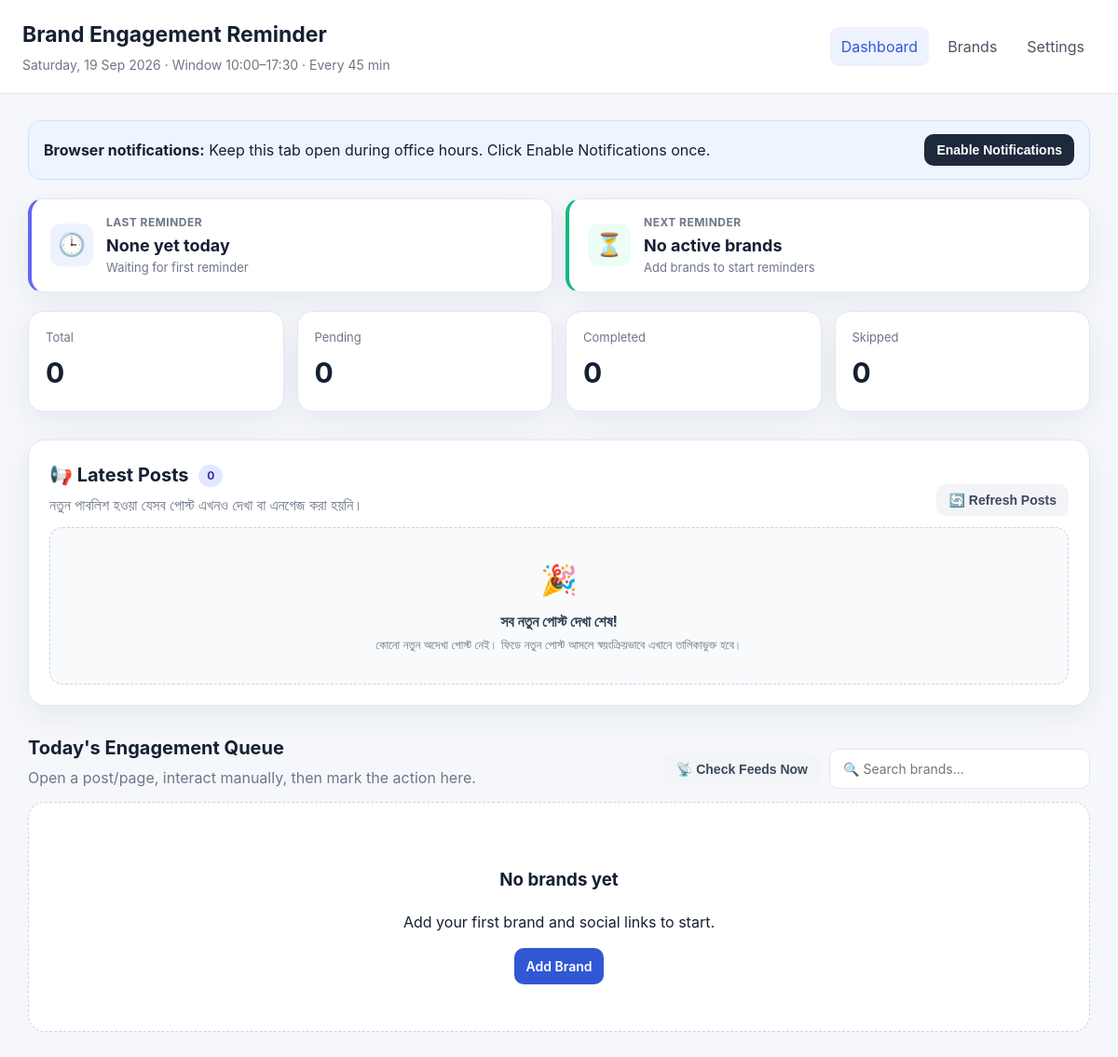
The page / on the database its author committed.
### tables this page shows
CREATE TABLE IF NOT EXISTS settings (
    id TINYINT UNSIGNED PRIMARY KEY,
    window_start TIME NOT NULL DEFAULT '10:00:00',
    window_end TIME NOT NULL DEFAULT '17:30:00',
    reminder_interval_minutes INT UNSIGNED NOT NULL DEFAULT 45,
    browser_poll_seconds INT UNSIGNED NOT NULL DEFAULT 60,
    last_global_reminder_at DATETIME NULL,
    updated_at DATETIME NULL DEFAULT NULL ON UPDATE CURRENT_TIMESTAMP
);

### config.php (called while the page is built, shortened)
<?php
function e(?string $value): string
{
    return htmlspecialchars((string)$value, ENT_QUOTES, 'UTF-8');
}
function getSettings(PDO $pdo): array
{
    $stmt = $pdo->query("SELECT * FROM settings WHERE id = 1 LIMIT 1");
    $settings = $stmt->fetch();
    return $settings;
}

### api_latest_posts.php (called while the page is built, shortened)
<?php
require_once __DIR__ . '/config.php';
function getLatestUnseenPosts(PDO $pdo, int $limit = 50): array
{
    $stmt = $pdo->prepare("
        SELECT p.id, p.brand_id, p.social_link_id, b.name AS brand_name,
               COALESCE(s.platform, 'Social') AS platform,
               p.title, p.post_url, p.content_snippet, p.published_at, p.created_at
        FROM brand_posts p
        INNER JOIN brands b ON b.id = p.brand_id AND b.status = 1
        LEFT JOIN social_links s ON s.id = p.social_link_id
        INNER JOIN (
            SELECT MAX(id) AS max_id
            FROM brand_posts
            WHERE is_engaged = 0
            GROUP BY brand_id, COALESCE(social_link_id, 0)
        ) latest ON latest.max_id = p.id
        WHERE p.is_engaged = 0
        ORDER BY p.published_at DESC, p.id DESC
        LIMIT :lim
    ");
    $stmt->bindValue(':lim', $limit, PDO::PARAM_INT);
    $stmt->execute();
    $posts = $stmt->fetchAll();
    return $posts;
}

### index.php (the view, shortened to what this page needs)
<?php
require __DIR__ . '/config.php';
$pdo = db();
$settings = getSettings($pdo);
$summaryStmt = $pdo->prepare("SELECT
    COUNT(*) AS total,
    COALESCE(SUM(d.status = 'completed'), 0) AS completed,
    COALESCE(SUM(d.status = 'pending'), 0) AS pending,
    COALESCE(SUM(d.status = 'skipped'), 0) AS skipped
    FROM daily_engagements d
    INNER JOIN brands b ON b.id = d.brand_id
    WHERE d.engagement_date = :today AND b.status = 1");
$summaryStmt->execute(['today' => today()]);
$summary = $summaryStmt->fetch();
require_once __DIR__ . '/api_latest_posts.php';
$unseenPosts = getLatestUnseenPosts($pdo, 30);
$tasksStmt = $pdo->prepare("SELECT d.*, b.name, b.latest_post_url, b.rss_feed_url, b.notes,
        p.title AS tracked_post_title, p.post_url AS tracked_post_url, p.published_at AS tracked_post_published_at,
        s.platform AS tracked_post_platform
    FROM daily_engagements d
    INNER JOIN brands b ON b.id = d.brand_id
    LEFT JOIN brand_posts p ON p.id = (
        SELECT bp.id FROM brand_posts bp WHERE bp.brand_id = b.id ORDER BY bp.published_at DESC, bp.id DESC LIMIT 1
    )
    LEFT JOIN social_links s ON s.id = p.social_link_id
    WHERE d.engagement_date = :today AND b.status = 1
    ORDER BY FIELD(d.status, 'pending','completed','skipped'), b.name ASC");
$tasksStmt->execute(['today' => today()]);
$tasks = $tasksStmt->fetchAll();
$lastRemindedStmt = $pdo->prepare("SELECT d.last_reminded_at, b.name
    FROM daily_engagements d
    INNER JOIN brands b ON b.id = d.brand_id
    WHERE d.engagement_date = :today AND b.status = 1 AND d.last_reminded_at IS NOT NULL
    ORDER BY d.last_reminded_at DESC
    LIMIT 1");
$lastRemindedStmt->execute(['today' => today()]);
$lastReminded = $lastRemindedStmt->fetch();
if ($lastReminded) {
    $lastRemindedTs = strtotime($lastReminded['last_reminded_at']);
    $lastReminderTitle = date('h:i A', $lastRemindedTs) . ' · ' . $lastReminded['name'];
    $minsAgo = max(0, round((time() - $lastRemindedTs) / 60));
    $lastReminderSubtitle = ($minsAgo === 0 ? 'Just now' : ($minsAgo < 60 ? $minsAgo . ' min ago' : round($minsAgo / 60, 1) . ' hr ago'));
} elseif (!empty($settings['last_global_reminder_at']) && date('Y-m-d', strtotime($settings['last_global_reminder_at'])) === today()) {
    $lastRemindedTs = strtotime($settings['last_global_reminder_at']);
    $lastReminderTitle = date('h:i A', $lastRemindedTs);
    $lastReminderSubtitle = 'Earlier today';
} else {
    $lastReminderTitle = 'None yet today';
    $lastReminderSubtitle = 'Waiting for first reminder';
}
$nowTime = date('H:i:s');
$windowStart = $settings['window_start'];
$windowEnd = $settings['window_end'];
$pendingCount = (int)$summary['pending'];
$nextTargetTimestamp = null;
$nextStatus = 'active';
if ($pendingCount === 0) {
    if ((int)$summary['total'] === 0) {
        $nextReminderTitle = 'No active brands';
        $nextReminderSubtitle = 'Add brands to start reminders';
    } else {
        $nextReminderTitle = 'All completed! 🎉';
        $nextReminderSubtitle = 'All pending tasks done for today';
    }
    $nextStatus = 'completed';
} elseif ($nowTime < $windowStart) {
    $nextTargetTimestamp = strtotime(today() . ' ' . $windowStart);
    $nextReminderTitle = date('h:i A', $nextTargetTimestamp);
    $nextReminderSubtitle = 'Window starts at ' . date('h:i A', $nextTargetTimestamp);
    $nextStatus = 'window_pending';
} elseif ($nowTime > $windowEnd) {
    $nextTargetTimestamp = strtotime('+1 day ' . $windowStart);
    $nextReminderTitle = 'Tomorrow ' . date('h:i A', strtotime($windowStart));
    $nextReminderSubtitle = 'Today\'s window closed at ' . date('h:i A', strtotime($windowEnd));
    $nextStatus = 'window_closed';
}
?>
<!doctype html>
<html lang="en">
<head>
    <link rel="stylesheet" href="assets/app.css?v=<?= filemtime(__DIR__ . '/assets/app.css') ?>">
</head>
<body data-poll-seconds="<?= (int)$settings['browser_poll_seconds'] ?>">
<header class="topbar">
    <div>
        <h1>Brand Engagement Reminder</h1>
        <p><?= e(date('l, d M Y')) ?> · Window <?= e(substr($settings['window_start'],0,5)) ?>–<?= e(substr($settings['window_end'],0,5)) ?> · Every <?= (int)$settings['reminder_interval_minutes'] ?> min</p>
    </div>
    <nav>
        <a href="index.php" class="active">Dashboard</a>
        <a href="brands.php">Brands</a>
        <a href="settings.php">Settings</a>
    </nav>
</header>
<main class="container">
    <section class="notice-bar">
        <div>
            <strong>Browser notifications:</strong> Keep this tab open during office hours. Click Enable Notifications once.
        </div>
        <button id="enableNotifications" class="btn btn-dark">Enable Notifications</button>
    </section>
    <section class="reminder-cards-grid">
        <div class="reminder-card last">
            <div class="reminder-card-icon">🕒</div>
            <div class="reminder-card-content">
                <span class="reminder-card-label">Last Reminder</span>
                <strong class="reminder-card-title" id="lastReminderValue"><?= e($lastReminderTitle) ?></strong>
                <span class="reminder-card-sub" id="lastReminderSub"><?= e($lastReminderSubtitle) ?></span>
            </div>
        </div>
        <div class="reminder-card next" id="nextReminderCard" data-target-ts="<?= (int)($nextTargetTimestamp ?? 0) ?>" data-status="<?= e($nextStatus) ?>">
            <div class="reminder-card-icon">⏳</div>
            <div class="reminder-card-content">
                <span class="reminder-card-label">Next Reminder</span>
                <strong class="reminder-card-title" id="nextReminderValue"><?= e($nextReminderTitle) ?></strong>
                <span class="reminder-card-sub" id="nextReminderSub"><?= e($nextReminderSubtitle) ?></span>
            </div>
        </div>
    </section>
    <section class="stats-grid">
        <div class="stat"><span>Total</span><strong><?= (int)$summary['total'] ?></strong></div>
        <div class="stat"><span>Pending</span><strong><?= (int)$summary['pending'] ?></strong></div>
        <div class="stat"><span>Completed</span><strong><?= (int)$summary['completed'] ?></strong></div>
        <div class="stat"><span>Skipped</span><strong><?= (int)$summary['skipped'] ?></strong></div>
    </section>
    <section class="latest-posts-section" id="latestPostsSection">
        <div class="section-head" style="margin-bottom:12px;">
            <div>
                <h2>📢 Latest Posts <span class="counter-badge" id="unseenPostsBadge" style="background:#e0e7ff;color:#3730a3;"><?= count($unseenPosts) ?></span></h2>
                <p>নতুন পাবলিশ হওয়া যেসব পোস্ট এখনও দেখা বা এনগেজ করা হয়নি।</p>
            </div>
            <div class="section-actions">
                <button type="button" id="refreshLatestPostsBtn" class="btn btn-light" title="Check RSS feeds and refresh latest posts">
                    🔄 Refresh Posts
                </button>
            </div>
        </div>
        <div class="empty-state-compact" id="latestPostsEmptyState" <?= !empty($unseenPosts) ? 'style="display:none;"' : '' ?>>
            <div style="font-size:32px;margin-bottom:8px;">🎉</div>
            <h4>সব নতুন পোস্ট দেখা শেষ!</h4>
            <p class="muted">কোনো নতুন অদেখা পোস্ট নেই। ফিডে নতুন পোস্ট আসলে স্বয়ংক্রিয়ভাবে এখানে তালিকাভুক্ত হবে।</p>
        </div>
    </section>
    <section class="section-head">
        <div>
            <h2>Today's Engagement Queue</h2>
            <p>Open a post/page, interact manually, then mark the action here.</p>
        </div>
        <div class="section-actions">
            <button type="button" id="checkFeedsBtn" class="btn btn-light" title="Check all RSS feeds for new posts right now">📡 Check Feeds Now</button>
            <div class="search-box">
                <input type="search" id="dashboardSearch" placeholder="🔍 Search brands..." autocomplete="off">
            </div>
        </div>
    </section>
    <?php if (!$tasks): ?>
        <div class="empty-state">
            <h3>No brands yet</h3>
            <p>Add your first brand and social links to start.</p>
            <a class="btn btn-primary" href="brands.php">Add Brand</a>
        </div>
    <?php endif; ?>
</main>
</body>
</html>

### assets/app.css (style rules this page uses)
:root { --bg:#f5f7fb;--panel:#fff;--text:#162033;--muted:#6d7788;--border:#e3e8f0;--primary:#3157d5;--primary-dark:#2446b3;--success:#168a5b;--warning:#aa6b00;--danger:#c73b3b;--shadow:0 10px 30px rgba(27,39,70,.07) }
* { box-sizing:border-box }
body { margin:0;background:var(--bg);color:var(--text);font-family:Inter,Segoe UI,Arial,sans-serif;line-height:1.5 }
.topbar { background:#fff;border-bottom:1px solid var(--border);padding:20px max(24px,calc((100vw - 1180px)/2));display:flex;gap:24px;align-items:center;justify-content:space-between;position:sticky;top:0;z-index:10 }
.topbar h1 { margin:0;font-size:23px }
.topbar p { margin:4px 0 0;color:var(--muted);font-size:14px }
.topbar nav { display:flex;gap:8px }
.topbar nav a { color:#4b5565;text-decoration:none;padding:9px 12px;border-radius:9px }
.topbar nav a.active,.topbar nav a:hover { background:#eef2ff;color:var(--primary) }
.container { max-width:1180px;margin:28px auto;padding:0 20px }
.notice-bar { background:#eef5ff;border:1px solid #cfe0ff;border-radius:14px;padding:14px 16px;display:flex;align-items:center;justify-content:space-between;gap:14px;margin-bottom:20px }
.stats-grid { display:grid;grid-template-columns:repeat(4,1fr);gap:14px;margin-bottom:30px }
.stat { background:var(--panel);border:1px solid var(--border);border-radius:16px;padding:18px;box-shadow:var(--shadow) }
.stat span { display:block;color:var(--muted);font-size:13px }
.stat strong { display:block;margin-top:5px;font-size:30px }
.section-head { display:flex;justify-content:space-between;align-items:flex-end;margin-bottom:14px }
.section-head h2,.panel h2 { margin:0 0 5px;font-size:20px }
.section-head p { margin:0;color:var(--muted) }
.muted { color:var(--muted) }
.btn { appearance:none;border:0;border-radius:10px;padding:9px 13px;font-weight:600;cursor:pointer;text-decoration:none;display:inline-flex;align-items:center;justify-content:center;font-size:14px }
.btn-primary { background:var(--primary);color:#fff }
.btn-dark { background:#1e293b;color:#fff }
.btn-light { background:#f2f4f8;color:#3d485b }
input,textarea,select { display:block;width:100%;margin-top:6px;border:1px solid #ced6e2;border-radius:10px;padding:11px 12px;font:inherit;background:#fff;color:var(--text) }
.empty-state { background:#fff;border:1px dashed #cbd5e1;border-radius:18px;text-align:center;padding:50px 20px }
.search-box { width:280px;max-width:100% }
.search-box input { margin:0;padding:10px 14px;border:1px solid var(--border);border-radius:10px;font-size:14px;background:#fff }
.reminder-cards-grid { display:grid;grid-template-columns:repeat(2,1fr);gap:14px;margin-bottom:20px }
.reminder-card { background:var(--panel);border:1px solid var(--border);border-radius:16px;padding:16px 20px;display:flex;align-items:center;gap:14px;box-shadow:var(--shadow) }
.reminder-card.last { border-left:4px solid #6366f1 }
.reminder-card.next { border-left:4px solid #10b981 }
.reminder-card-icon { font-size:24px;width:46px;height:46px;min-width:46px;display:flex;align-items:center;justify-content:center;border-radius:12px }
.reminder-card.last .reminder-card-icon { background:#eef2ff }
.reminder-card.next .reminder-card-icon { background:#ecfdf5 }
.reminder-card-content { display:flex;flex-direction:column;min-width:0;flex:1 }
.reminder-card-label { font-size:12px;font-weight:700;text-transform:uppercase;letter-spacing:.04em;color:var(--muted) }
.reminder-card-title { font-size:18px;color:var(--text);margin:2px 0 1px;font-weight:700;white-space:nowrap;overflow:hidden;text-overflow:ellipsis }
.reminder-card-sub { font-size:13px;color:var(--muted);white-space:nowrap;overflow:hidden;text-overflow:ellipsis }
.section-actions { display:flex;gap:10px;align-items:center }
.counter-badge { font-size:12px;background:#eef2ff;color:var(--primary);padding:3px 9px;border-radius:999px;font-weight:700;vertical-align:middle;display:inline-block;margin-left:6px }
.latest-posts-section { background:var(--panel);border:1px solid var(--border);border-radius:18px;padding:22px;box-shadow:var(--shadow);margin-bottom:30px }
.empty-state-compact { text-align:center;padding:32px 16px;background:#f8fafc;border:1px dashed #cbd5e1;border-radius:14px }
.empty-state-compact h4 { margin:0 0 4px;font-size:16px;color:#334155 }
.empty-state-compact p { margin:0;font-size:13px;color:var(--muted) }

### rows shown on the page
settings: window_start "10:00", window_end "17:30", reminder_interval_minutes "45", last_global_reminder_at "None yet today", last_global_reminder_at "Waiting for first reminder"

### other values the page prints
$nextReminderTitle "No active brands"
$nextReminderSubtitle "Add brands to start reminders"
$summary['total'] "0"
$summary['pending'] "0"
$summary['completed'] "0"
$summary['skipped'] "0"
count($unseenPosts) "0"
